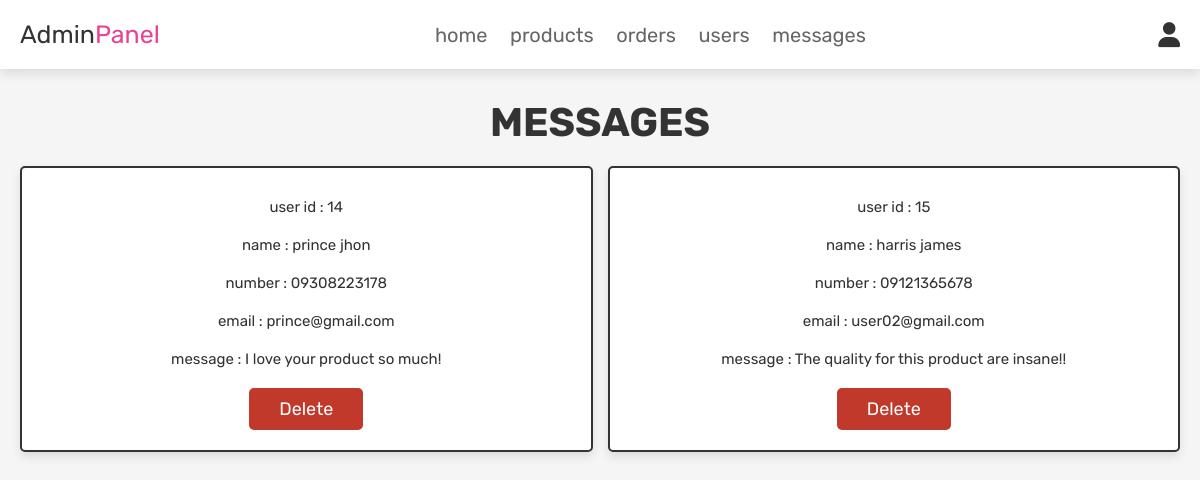
/admin_contacts.php (signed in), run on the app's committed database.
### tables this page shows
CREATE TABLE `message` (
  `id` int(11) NOT NULL,
  `user_id` int(11) NOT NULL,
  `name` varchar(255) NOT NULL,
  `number` varchar(50) DEFAULT NULL,
  `email` varchar(255) NOT NULL,
  `message` text NOT NULL
);

### admin_contacts.php (the view, shortened to what this page needs)
<?php
@include 'config.php';
?>
<!DOCTYPE html>
<html lang="en">
<head>
    <link rel="stylesheet" href="https://cdnjs.cloudflare.com/ajax/libs/font-awesome/6.0.0/css/all.min.css">
    <link rel="stylesheet" href="css/admin_style.css">
</head>
<body>
    <?php @include 'admin_header.php'; ?>
    <section class="messages">
        <h1 class="title">messages</h1>
        <div class="box-container">
            <?php
            $select_message = mysqli_query($conn, "SELECT * FROM `message`") or die('query failed');
            if (mysqli_num_rows($select_message) > 0) {
                while ($fetch_message = mysqli_fetch_assoc($select_message)) {
            ?>
                    <div class="box">
                        <p>user id : <span><?php echo $fetch_message['user_id']; ?></span> </p>
                        <p>name : <span><?php echo $fetch_message['name']; ?></span> </p>
                        <p>number : <span><?php echo $fetch_message['number']; ?></span> </p>
                        <p>email : <span><?php echo $fetch_message['email']; ?></span> </p>
                        <p>message : <span><?php echo $fetch_message['message']; ?></span> </p>
                        <a href="admin_contacts.php?delete=<?php echo $fetch_message['id']; ?>" onclick="return confirm('delete this message?');" class="delete-btn">delete</a>
                    </div>
            <?php
                }
            } else {
                echo '<p class="empty">you have no messages!</p>';
            }
            ?>
        </div>
    </section>
</body>
</html>

### admin_style.css (style rules this page uses)
:root { --pink: #e84393; --red: #c0392b; --orange: #f39c12; --black: #333; --white: #fff; --light-color: #666; --light-white: #ccc; --light-bg: #f5f5f5; --border: 0.2rem solid var(--black); --box-shadow: 0 0.5rem 1rem rgba(0, 0, 0, 0.1); }
* { font-family: "Rubik", sans-serif; margin: 0; padding: 0; box-sizing: border-box; outline: none; border: none; text-decoration: none; transition: all 0.2s linear; }
html { font-size: 62.5%; overflow-x: hidden; scroll-behavior: smooth; scroll-padding-top: 6.5rem; }
body { background: var(--light-bg); }
section { padding: 3rem 2rem; }
.title { text-align: center; margin-bottom: 2rem; color: var(--black); text-transform: uppercase; font-size: 4rem; }
.btn, .delete-btn, .option-btn { display: inline-block; border-radius: 0.5rem; margin-top: 1rem; font-size: 1.8rem; color: var(--white); cursor: pointer; padding: 1rem 3rem; text-transform: capitalize; }
.delete-btn { background-color: var(--red); }
.box-container { display: grid; grid-template-columns: repeat(auto-fit, minmax(27rem, 1fr)); gap: 1.5rem; align-items: flex-start; max-width: 1200px; margin: 0 auto; }
.box { text-align: center; border: var(--border); background-color: var(--white); box-shadow: var(--box-shadow); padding: 2rem; border-radius: 0.5rem; }
.box p { padding: 1rem 0; font-size: 1.5rem; color: var(--black); }

### data on the page
message: user "14", name "prince jhon", number "09308223178", email "prince@gmail.com", message "I love your product so much!"
message: user "15", name "harris james", number "09121365678", email "user02@gmail.com", message "The quality for this product are insane!!"
